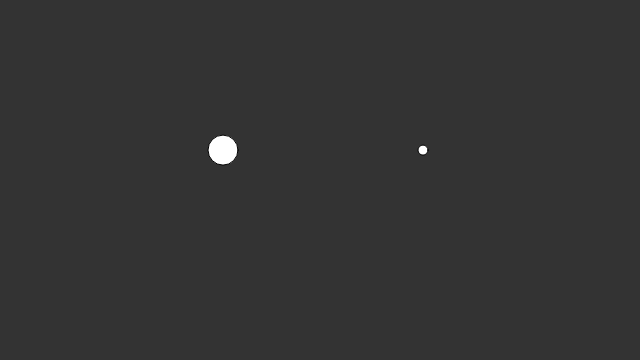
Frame 1 (no input)
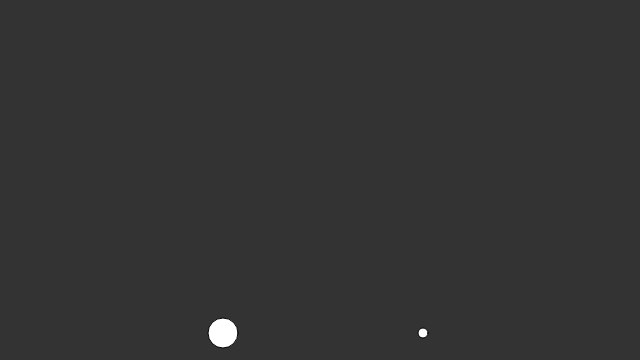
Frame 60 (no input)
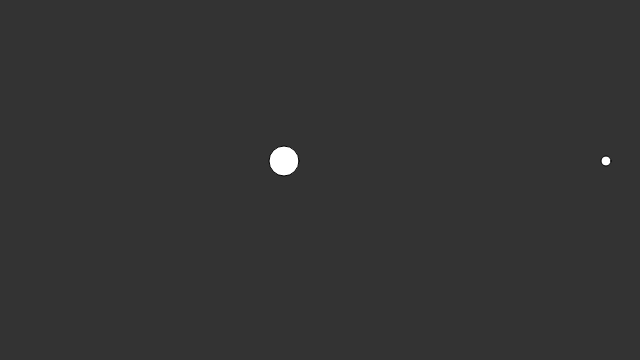
Frame 120 (the mouse pressed at the canvas centre since frame 60)

The p5.js sketch that drew these frames (run headless with seeded random() and noise() and a simulated clock; from frame 60 on, the mouse is pressed at the canvas centre):

// p5.js sketch
// ── sketch.js
var particle1;
var particle2;


function setup() {
  createCanvas(640, 360);
  particle1 = new Particle(223, 150, 3);
  particle2 = new Particle(423, 150, 1);
}

function keyPressed(){
  console.log(particle1.vel.y + " " + particle2.vel.y);
}

function draw() {
  background(51);

  var wind = createVector(0.1, 0);

  var gravity1 = createVector(0, 0.1*particle1.mass);
  particle1.applyForce(gravity1);
  var gravity2 = createVector(0, 0.1*particle2.mass);
  particle2.applyForce(gravity2);
  
  if(mouseIsPressed){
    particle1.applyForce(wind);
    particle2.applyForce(wind);
  }



  particle1.update();
  particle1.display();
  particle1.edges();

  particle2.update();
  particle2.display();
  particle2.edges();
}

// ── particle.js
function Particle(x, y, m) {
  this.pos = createVector(x, y);
  this.vel = createVector(0, 0);
  this.acc = createVector(0, 0);
  this.mass = m;

  this.update = function () {
    this.vel.add(this.acc);
    this.pos.add(this.vel);

    this.acc.set(0, 0);
  }

  this.display = function () {
    fill(255);
    ellipse(this.pos.x, this.pos.y, this.mass*10, this.mass*10);
  }

  this.applyForce = function(force) {
    var f = force.copy();
    f.div(this.mass)
    this.acc.add(f);
  }

  this.edges = function() {
    if (this.pos.y > height || this.pos.y < 0) {
      this.vel.y *= -1;
      //this.pos.y = height;
    }
    
    if (this.pos.x > width || this.pos.x < 0 ) {
      this.vel.x *= -1;
      //this.pos.x = width;
    } 
  }
}
